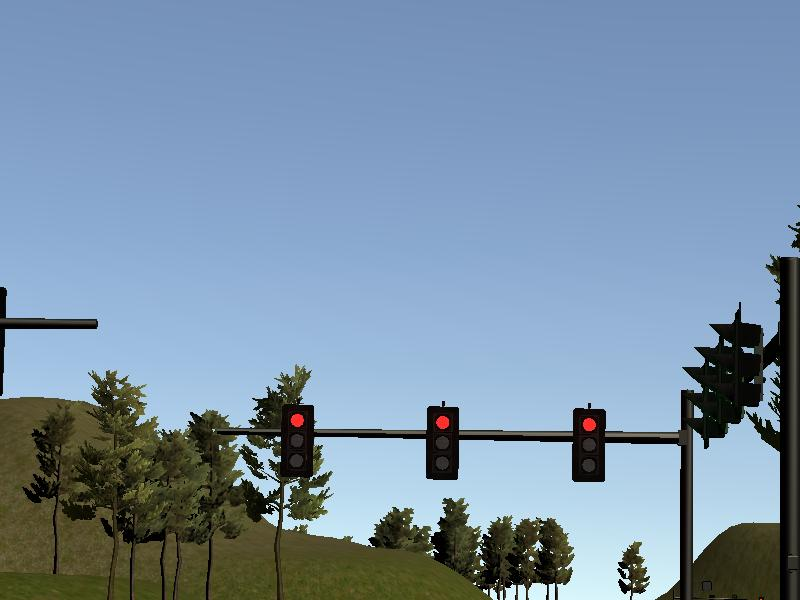
#> input picture ros/src/tl_detector/light_classification/image.png, 800 x 600 px
$ python test_using_img.py
#> lines starting #> are read from the running program, lines starting #| are printed output that depends on the picture; after the words box and inside, x2 and y2 are one past the last pixel; in counts of white or black regions, pixels touching at a corner belong together
#> further down, img is the input picture: shape (600, 800, 3); mean B, G, R 166, 144.4, 121.9
### ros/src/tl_detector/light_classification/tl_classifier.py
from styx_msgs.msg import TrafficLight
import cv2 as cv

class TLClassifier(object):
    def __init__(self):
        #TODO load classifier
        pass

    def get_classification(self, image, probability):
        """Determines the color of the traffic light in the image

        Args:
            image (cv::Mat): image containing the traffic light

        Returns:
            int: ID of traffic light color (specified in styx_msgs/TrafficLight)

        """
#> called with probability = 0.5
        # light color prediction
        hsv = cv.cvtColor(image, cv.COLOR_BGR2HSV)
#> hsv: shape (600, 800, 3); mean H, S, V 89.5, 93.8, 172
        h, s, v = cv.split(hsv)

        h[h > 240] = 255
        h[h < 15] = 255
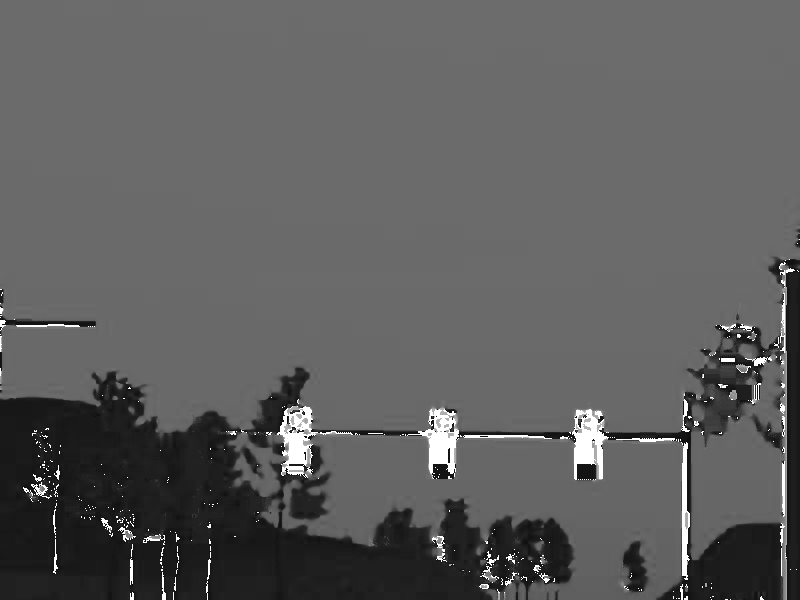
#> h: shape (600, 800); min 15, max 255, mean 93.7
        h[h != 255] = 0
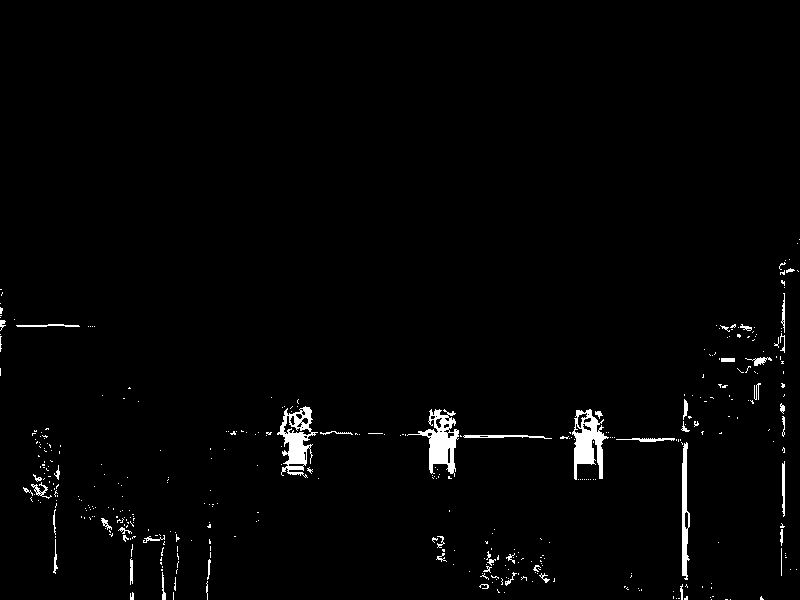
#> h: shape (600, 800); 1.7% white; 406 white regions (356 under 20 px), largest, box (x1, y1, x2, y2) and area: (407, 409, 459, 477) 1311, (572, 409, 609, 480) 1289, (277, 406, 318, 478) 1272
        s[s > 150] = 255
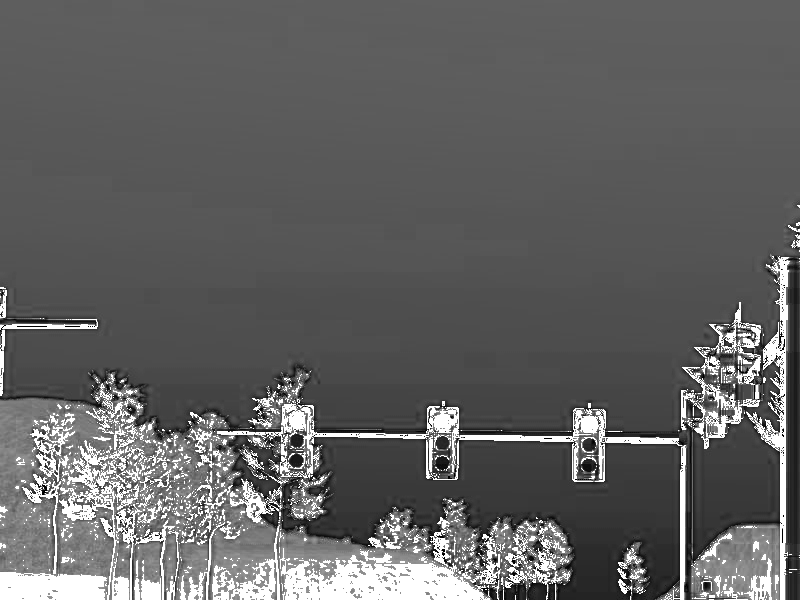
#> s: shape (600, 800); min 0, max 255, mean 98.1
        s[s != 255] = 0
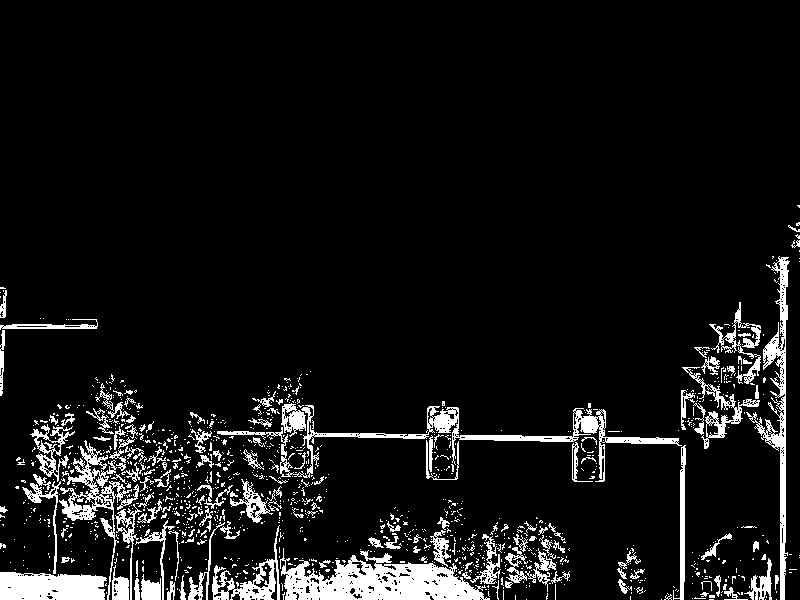
#> s: shape (600, 800); 8.1% white; 1188 white regions (1029 under 20 px), largest, box (x1, y1, x2, y2) and area: (280, 548, 490, 600) 5876, (217, 405, 682, 482) 3819, (746, 256, 790, 600) 2811
        v[v > 200] = 255
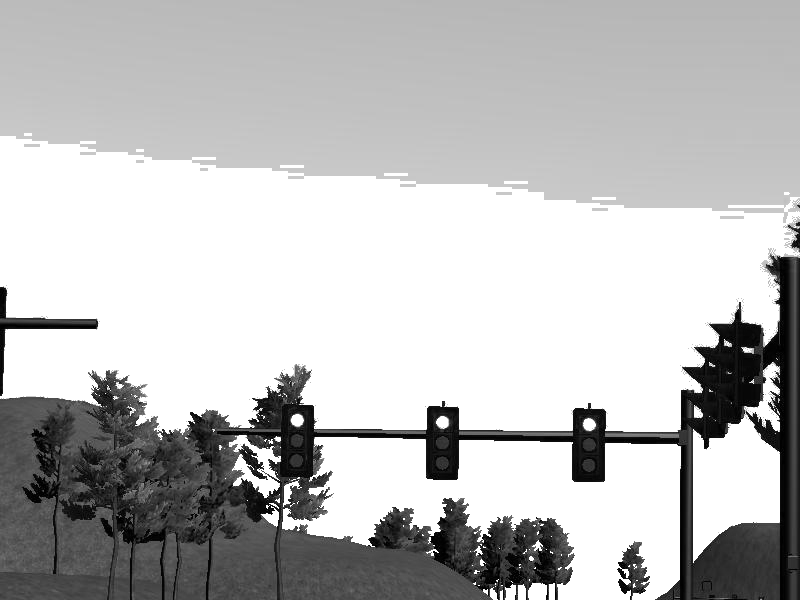
#> v: shape (600, 800); min 0, max 255, mean 188.9
        v[v != 255] = 0
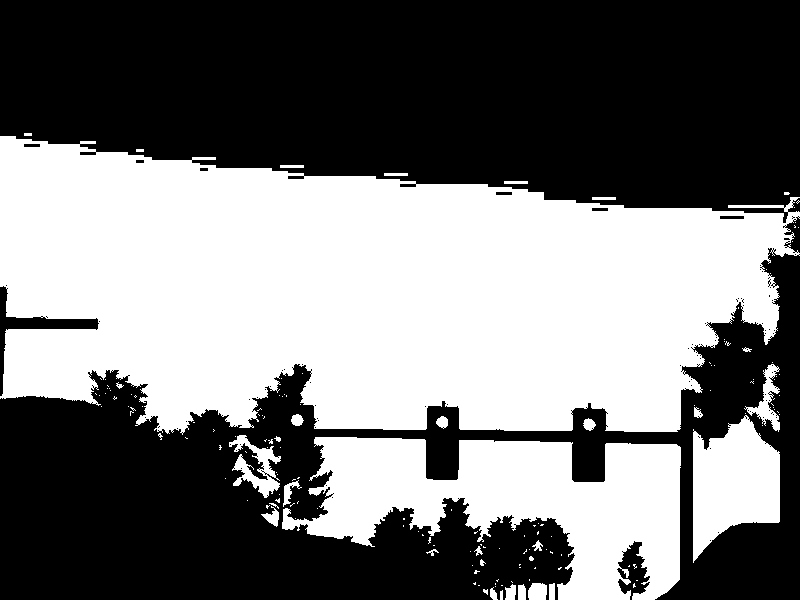
#> v: shape (600, 800); 46.3% white; 159 white regions (128 under 20 px), largest, box (x1, y1, x2, y2) and area: (0, 136, 800, 435) 174142, (282, 437, 681, 600) 35114, (693, 415, 780, 563) 8463

        thres = cv.bitwise_and(cv.bitwise_and(h, s), v)
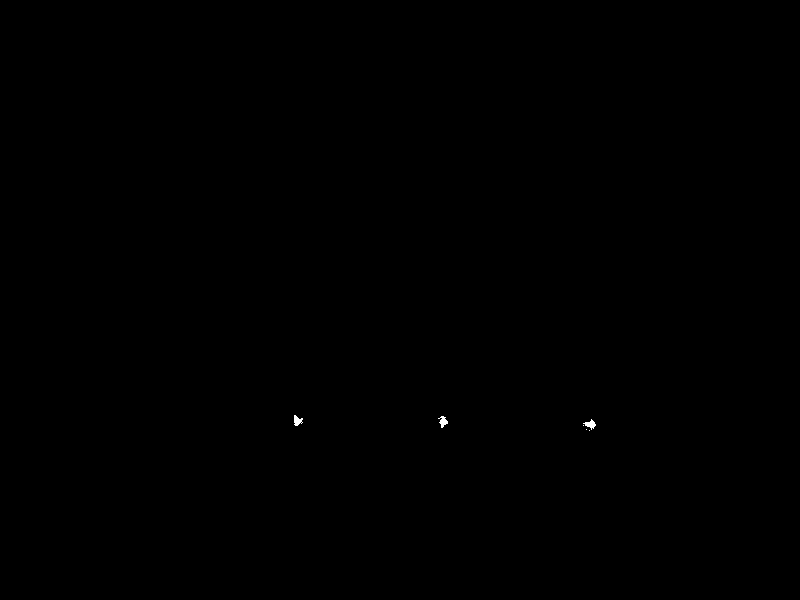
#> thres: shape (600, 800); 0.04% white; 6 white regions (3 under 20 px), largest, box (x1, y1, x2, y2) and area: (583, 419, 596, 430) 66, (438, 416, 448, 428) 64, (294, 415, 303, 426) 63

        nonzero = cv.countNonZero(thres)
#> nonzero = 196

        return TrafficLight.RED if nonzero * probability > 70 else TrafficLight.UNKNOWN

### ros/src/tl_detector/light_classification/test_using_img.py
#!/usr/bin/env python

from tl_classifier import TLClassifier
import cv2 as cv

if __name__ == '__main__':
    classifier = TLClassifier()
    img = cv.imread('image.png')

    # hsv = cv.cvtColor(img, cv.COLOR_BGR2HSV)
    # cv.imshow('test image', img)
    # h, s, v = cv.split(hsv)

    # h[h > 240] = 255
    # h[h < 15] = 255
    # h[h != 255] = 0
    # # cv.imshow('test h', h)
    # s[s > 150] = 255
    # s[s != 255] = 0
    # # cv.imshow('test s', s)
    # v[v > 200] = 255
    # v[v != 255] = 0
    # # cv.imshow('test v', v)

    # thres = cv.bitwise_and(cv.bitwise_and(h, s), v)
    # cv.imshow('test thres', thres)

    # nonzero = cv.countNonZero(thres)
    # print(nonzero)

    print(classifier.get_classification(img, 0.5))
#| <module 'styx_msgs.msg.TrafficLight.RED' from None>

    cv.waitKey()
    cv.destroyAllWindows()
